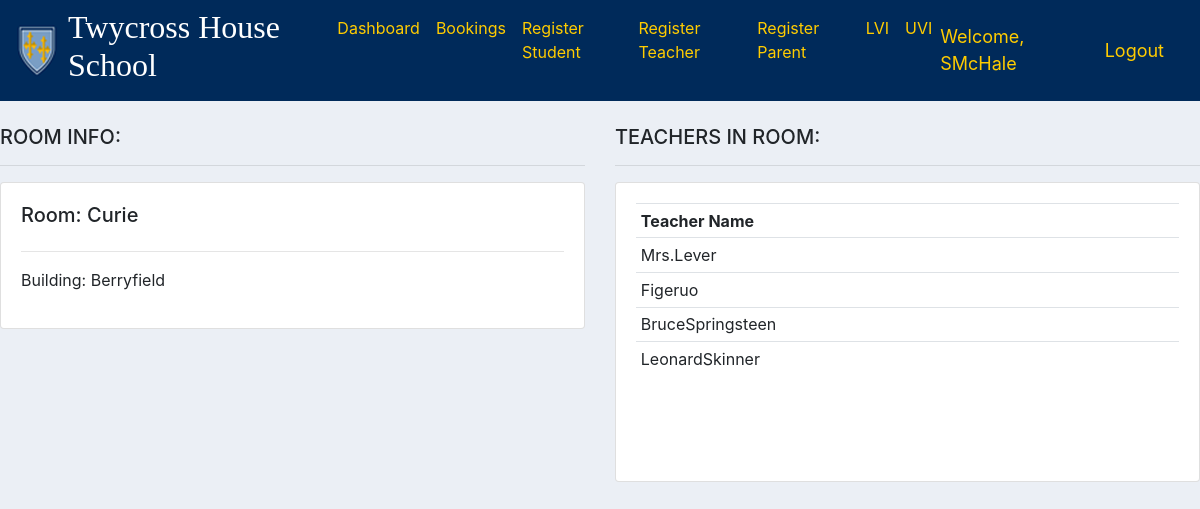
/room/11/ (signed in), run on the app's committed database.
### main/models.py (models this page shows, shortened)
class Room(models.Model):
    name = models.CharField(max_length=200, null=True)
    building = models.ForeignKey(Building, null=True, on_delete= models.CASCADE)

class Building(models.Model):
    name = models.CharField(max_length=200, null=True)
    def __str__(self):
        return self.name

class Teacher(models.Model):
    user = models.OneToOneField(User, null=True, on_delete=models.CASCADE)
    name = models.CharField(max_length=200, null=True)
    email = models.CharField(max_length=200, null=True)
    building = models.ForeignKey(Building, null=True, on_delete= models.SET_NULL)
    room = models.ForeignKey(Room, null=True, on_delete= models.SET_NULL)
    subjects = models.ManyToManyField(Subject)

### users/decorators.py (the view)
        def wrapper_func(request, *args, **kwargs):
            group = None
            if request.user.groups.exists():
                group = request.user.groups.all()[0].name
            if group in allowed_roles:
                return view_func(request, *args, **kwargs)
            elif group == "teacher":
                return redirect('userTeacherBookings')
            elif group == "student":
                return redirect('userStudentBookings')
            elif group == "admin":
                return redirect('dashboard')
            elif group == "parent":
                return redirect('userParent')

### main/views.py (called while the page is built)
@login_required(login_url='login')
@allowed_users(allowed_roles=['admin'])
def room(request, pk):
    room = Room.objects.get(id=pk)
    teachers = room.teacher_set.all()
    context = {'room':room, 'teachers':teachers}
    return render(request, 'main/room.html', context)

### main/templates/main/room.html
{% extends 'main/main.html' %}
{% block content %}
<br>
<div class="row">
	<div class="col-md">
		<h5>ROOM INFO:</h5>
        <hr>
		<div class="card card-body">
			<h5>Room: {{room.name}}</h5>
			<hr>
			<p>Building: {{room.building}}</p>
		</div>
	</div>
    <div class="col-md">
		<h5>TEACHERS IN ROOM:</h5>
        <hr>
        <div class="card card-body" style="height: 300px; overflow-y: auto;">
            <table class="table table-sm">
                <tr>
                    <th>Teacher Name</th>
                </tr>
                {% for teacher in teachers %}
                    <tr>
                        <td>{{teacher.name}}</td>
                    </tr>
                {% endfor %}
            </table>
        </div>
	</div>
</div>
{% endblock %}

### main/templates/main/navbar.html (shortened to what this page needs)
{% load static %}
<nav class="navbar navbar-expand-lg navbar-light" style="background-color: #002A5A;" id="na">
    <a href="{% url 'home' %}"><img src="{% static 'images/logo.png' %}"></a>
    <div class="collapse navbar-collapse" id="navbarNav">
      <ul class="navbar-nav">
        <li class="nav-item active">
          <h2 style="color: #ffffff; margin-left: 10px; margin-right: 10px; font-family: 'Iowan Old Style', serif;">Twycross House School</h2>
        </li>
        {% if request.user.is_staff %}
        <li class="nav-item active">
          <a class="nav-link" href="{% url 'dashboard' %}" style="color: #ffcc00;">Dashboard</a>
        </li>
        <li class="nav-item">
          <a class="nav-link" href="{% url 'bookings' %}" style="color: #ffcc00;">Bookings</a>
        </li>
        <li class="nav-item">
          <a class="nav-link" href="{% url 'registerStudent' %}" style="color: #ffcc00;">Register Student</a>
        </li>
        <li class="nav-item">
          <a class="nav-link" href="{% url 'registerTeacher' %}" style="color: #ffcc00;">Register Teacher</a>
        </li>
        <li class="nav-item">
          <a class="nav-link" href="{% url 'registerParent' %}" style="color: #ffcc00;">Register Parent</a>
        </li>
        <li class="nav-item">
          <a class="nav-link" href="{% url 'sheetLVI' %}" style="color: #ffcc00;">LVI</a>
        </li>
        <li class="nav-item">
          <a class="nav-link" href="{% url 'sheetUVI' %}" style="color: #ffcc00;">UVI</a>
        </li>
        {% elif request.user.groups.all.0.name == "parent" %}
        <li class="nav-item">
          <a class="nav-link" href="{% url 'userParent' %}" style="color: #ffcc00;">Profile</a>
        </li>
        {% else %}
        <li class="nav-item">
          <a class="nav-link" href="{% url 'login' %}" style="color: #ffcc00;">Login</a>
        </li>
        {% endif %}
      </ul>
    </div>
{% if request.user.is_staff or request.user.groups.all.0.name == "teacher" or request.user.groups.all.0.name == "student" or request.user.groups.all.0.name == "parent" %}
<span class="hello-msg">Welcome, {{request.user}}</span>
<span><a class="hello-msg" href="{% url 'logout' %}">Logout</a></span>
{% endif %}
</nav>

### static/css/main.css (style rules this page uses)
body { background-color: #ebeff5; }

### main/templates/main/navbar.html (style rules this page uses)
.hello-msg { font-size: 18px; color: #ffcc00; margin-right: 20px; }
#na { z-index:2; }

### data on the page
Room: name "Curie", building "Berryfield"
Teacher: name "Mrs.Lever"
Teacher: name "Figeruo"
Teacher: name "BruceSpringsteen"
Teacher: name "LeonardSkinner"

### other printed values
{{ request.user }} "SMcHale"
